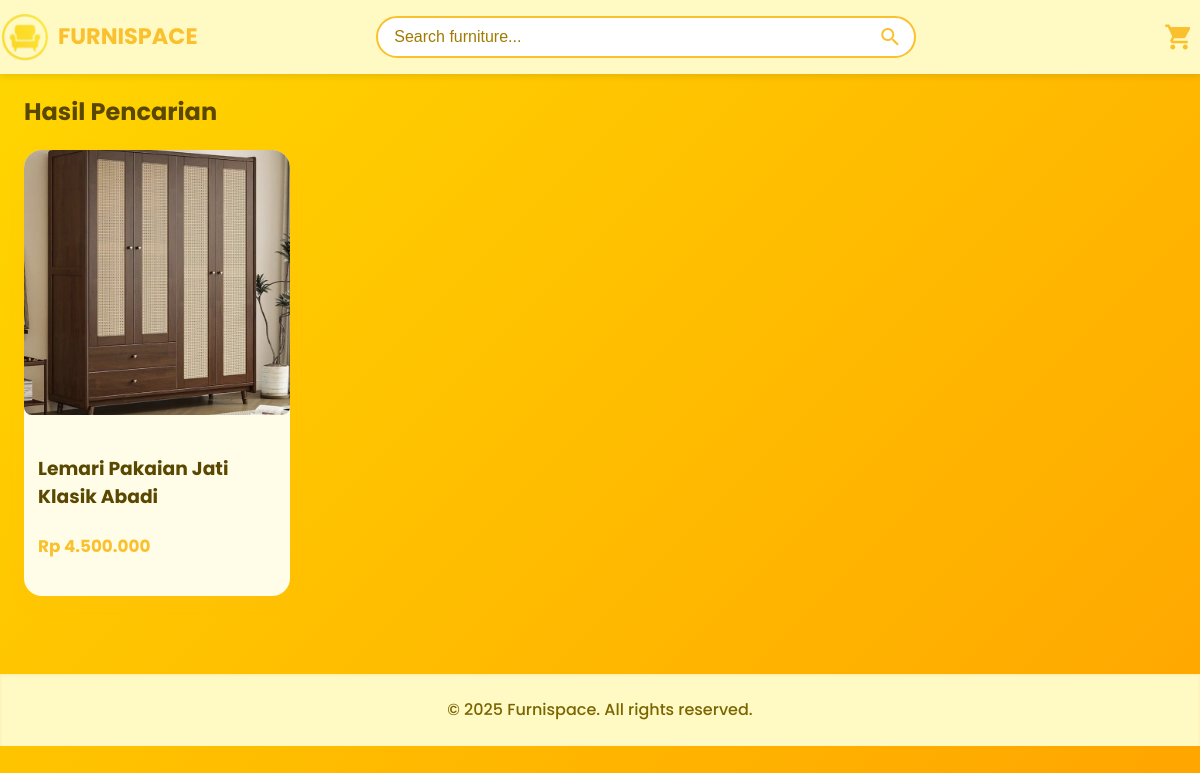
The app's page /resources/search.php?keyword=Lemari Pakaian Jati Klasik Abadi with its own data.
### tables this page shows
CREATE TABLE `data_produk` (
  `id` int(11) NOT NULL,
  `nama` varchar(255) NOT NULL,
  `harga` int(11) NOT NULL,
  `detail` varchar(255) NOT NULL,
  `gambar` text NOT NULL
);

### resources/search.php (the view, shortened to what this page needs)
<!DOCTYPE html>
<html lang="en">
<head>
  <link rel="stylesheet" href="https://cdnjs.cloudflare.com/ajax/libs/font-awesome/6.4.0/css/all.min.css">
  <link rel="stylesheet" href="../css/home.css">
</head>
<body>
<header role="banner">
  <div class="container header-inner">
    <a class="logo" aria-label="Furnispace homepage" href="home.php" style="text-decoration: none;">
        <img src="../gambar/logoonly.png" alt="Logo" class="logo" style="width: 50px; height: 50px;">
         Furnispace
    </a>
    <form class="search-bar" action="search.php" method="get" style="display: flex; align-items: center; margin-left: -39px;">
      <input type="search" name="keyword" placeholder="Search furniture..." aria-label="Search furniture" required />
      <button type="submit" style="background: none; border: none; cursor: pointer; padding: 0;">
        <span class="material-icons search-icon" aria-label="Search icon">search</span>
      </button>
    </form>
    <div class="header-icons" role="navigation" aria-label="Header navigation icons">
    <?php if (isset($_SESSION['user'])): ?>
      <button class="icon-button" aria-label="View shopping cart" onclick="window.location.href='keranjang.php';">
        <span class="material-icons" style="font-size: 30px;">shopping_cart</span>
      </button>
    <?php else: ?>
      <button class="icon-button" aria-label="Login to view shopping cart" onclick="window.location.href='loginUser.php';">
        <span class="material-icons" style="font-size: 30px;">shopping_cart</span>
      </button>
    <?php endif; ?>
  </div>
</header>
<main class="container" role="main" tabindex="-1">
<?php
require_once '../databases/koneksi.php';
$keyword = isset($_GET['keyword']) ? trim($_GET['keyword']) : '';
echo '<h2>Hasil Pencarian</h2>';
if ($keyword !== '') {
    $stmt = $koneksi->prepare("SELECT * FROM data_produk WHERE nama LIKE ? OR detail LIKE ?");
    $search = "%$keyword%";
    $stmt->bind_param("ss", $search, $search);
    $stmt->execute();
    $result = $stmt->get_result();
    if ($result->num_rows > 0) {
        $minColumns = 5;
        $produk = [];
        while ($row = $result->fetch_assoc()) {
            $produk[] = $row;
        }
        $count = count($produk);
        echo '<div class="product-grid" style="
              display: grid;
              grid-template-columns: repeat(auto-fit, minmax(220px, 1fr));
              gap: 30px;
            ">';
        foreach ($produk as $row) {
            echo '<a href="detail.php?id=' . urlencode($row['id']) . '" style="text-decoration: none; color: inherit; height: 100%;">';
            echo '<div class="product-card" style="width: 100%; display: flex; flex-direction: column; height: 100%; min-height: 340px;">';
            echo '<div class="product-image" style="flex: 0 0 auto;">';
            echo '<img src="../gambar/' . htmlspecialchars($row['gambar']) . '" style="width: 100%; object-fit: cover; aspect-ratio: 1/1; border-radius: 8px;"' . htmlspecialchars($row['nama']) . '">';
            echo '<div class="product-details" style="flex: 1 1 auto; display: flex; flex-direction: column; justify-content: flex-end; padding: 14px; text-align: left;">';
            echo '<h3 style="margin-bottom: 6px;">' . htmlspecialchars($row['nama']) . '</h3>';
            echo '<div class="product-price" style="color: #fbc02d; font-size: 1.05rem; margin-bottom: 6px;">';
            echo '<p><strong>Rp ' . number_format($row['harga'], 0, ',', '.') . '</strong></p>';
            echo '</div>';
            echo '</div>';
            echo '</div>';
            echo '</div>';
            echo '</a>';
        }
        for ($i = $count; $i < $minColumns; $i++) {
            echo '<div class="produk-card empty"></div>';
        }
        echo '</div>';
    } else {
        echo '<p>Tidak ada produk yang ditemukan untuk kata kunci: <strong>' . htmlspecialchars($keyword) . '</strong></p>';
    }
} else {
    echo '<p>Silakan masukkan kata kunci pencarian.</p>';
}
?>
</main>
<br><br>
<footer role="contentinfo">
  <div class="container footer-container">
    &copy; 2025 Furnispace. All rights reserved.
  </div>
</footer>
</body>
</html>

### css/home.css (style rules this page uses)
*, *::before, *::after { box-sizing: border-box; }
body { margin: 0; font-family: 'Poppins', sans-serif; background: linear-gradient(135deg, #FFD700 0%, #FFA500 100%); color: #5a4700; line-height: 1.5; min-height: 100vh; display: flex; flex-direction: column; }
.container { width: 100%; margin: 0 auto; padding: 0 16px; }
@media (min-width: 768px) { .container { max-width: 1200px; padding: 0 24px; } }
header { position: sticky; top: 0; background: #fff9c4; box-shadow: 0 2px 8px rgb(0 0 0 / 0.1); z-index: 100; }
.header-inner { display: flex; align-items: center; justify-content: space-between; padding: 12px 0; }
.logo { display: flex; align-items: center; gap: 8px; color: #fbc02d; font-weight: 700; font-size: 1.4rem; text-transform: uppercase; }
.search-bar { flex-grow: 1; max-width: 540px; margin: 0 24px; position: relative; }
.search-bar input { width: 100%; padding: 10px 44px 10px 16px; border: 2px solid #fbc02d; border-radius: 24px; font-size: 1rem; color: #5a4700; outline-offset: 2px; }
.search-bar input::placeholder { color: #a17b00; }
.search-icon { position: absolute; right: 14px; top: 50%; transform: translateY(-50%); color: #fbc02d; font-size: 24px; cursor: pointer; }
.header-icons { display: flex; align-items: center; gap: 20px; }
.icon-button { background: transparent; border: none; color: #fbc02d; cursor: pointer; font-size: 28px; display: flex; align-items: center; justify-content: center; border-radius: 50%; transition: background-color 0.3s ease; }
.product-card { background: #fffde7; border-radius: 18px; box-shadow: 0 6px 16px rgb(251 192 45 / 0.2); overflow: hidden; display: flex; flex-direction: column; cursor: pointer; transition: box-shadow 0.3s ease, transform 0.3s ease; }
.product-image { width: 100%; aspect-ratio: 4 / 3; object-fit: cover; display: block; }
footer { background: #fff9c4; padding: 24px 0; box-shadow: inset 0 1px 3px rgb(251 192 45 / 0.2); }
.footer-container { display: flex; justify-content: center; color: #7a6500; font-weight: 500; font-size: 1rem; }

### records on screen
data_produk: gambar (picture), nama "Lemari Pakaian Jati Klasik Abadi", harga "4.500.000"
